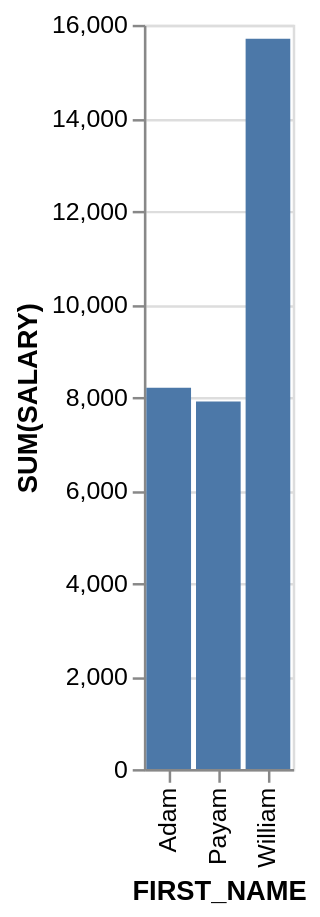

Write a Vega-Lite specification for this figure.
### Vega-Lite specification from a JSON file in a GitHub repository (floating-point values rounded to 4 significant figures)
{"data": {"values": [{"x_data": "Adam", "y_data": 8200}, {"x_data": "Payam", "y_data": 7900}, {"x_data": "William", "y_data": 15700}]}, "mark": "bar", "encoding": {"x": {"field": "x_data", "type": "nominal", "title": "FIRST_NAME", "sort": "ascending"}, "y": {"field": "y_data", "type": "quantitative", "title": "SUM(SALARY)"}}}
